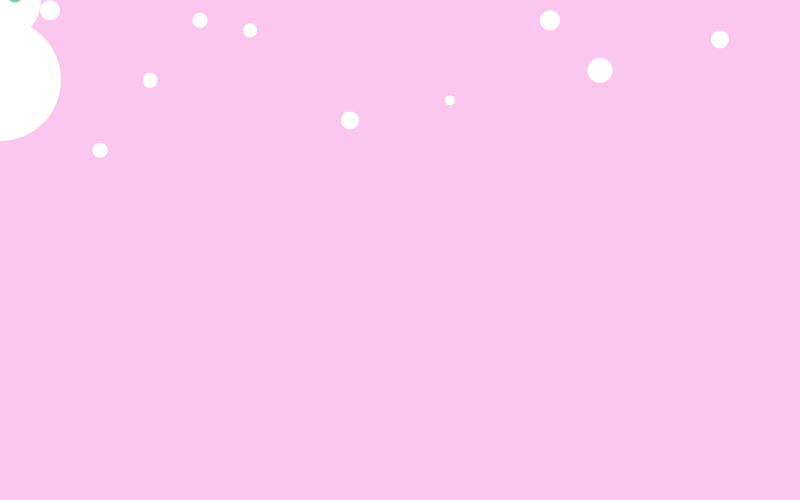
Frame 1 (no input)
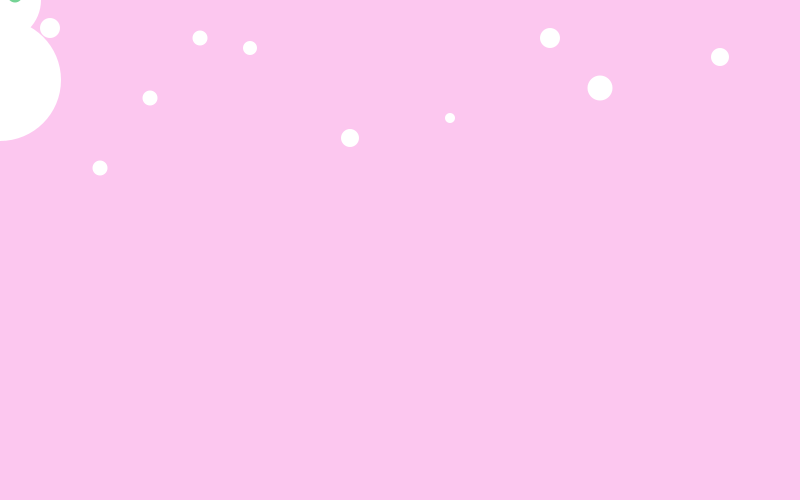
Frame 60 (the mouse pressed at the canvas centre just before this capture)
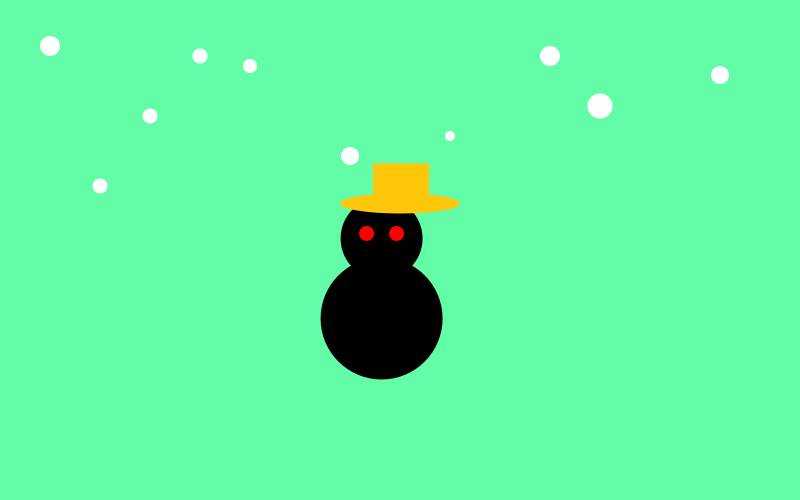
Frame 120 (the mouse held since frame 60 and released just before this capture)

The Processing sketch that drew these frames (run headless with seeded random() and noise(); from frame 60 on, the mouse is pressed at the canvas centre):

// Processing sketch: ballcontrol_1142701746
// ── ballcontrol_1142701746.pde
boolean hot;

float x;
float y;
float easing = 0.05;
float snow;
float speed=0.3;

void setup() {
  size(800, 500); 
  noStroke();  
}

void draw() { 
  background(99,252,167);
  
  if ((mouseX > 200) && (mouseX < 600) &&
    (mouseY > 150) && (mouseY < 450)) {
    background(99,252,167);//green
  } else {
    background(252,199,239);//pink
  }
  
   if (keyPressed == true) { 
    fill(19,42,185);
   triangle(400,50,100,220,700,220);
   fill(135,149,242);
   rect(150,220,500,200);
   }

if ((keyPressed == true) && ((key == 'S') || (key == 's'))){//snow
  fill(255);
  ellipse(100,200,15,15);
  ellipse(450,100,10,10);
  ellipse(600,400,25,25);
  ellipse(350,300,18,18);
  ellipse(200,470,15,15);
  ellipse(550,500,20,20);
  ellipse(150,220,15,15);
  ellipse(250,330,14,14);
 ellipse(50,420,20,20);
  ellipse(720,330,18,18);
}

fill(255);
snow=snow+speed;
 fill(255);
  ellipse(100,snow+150,15,15);
  ellipse(450,snow+100,10,10);
  ellipse(600,snow+70,25,25);
  ellipse(350,snow+120,18,18);
  ellipse(200,snow+20,15,15);
  ellipse(550,snow+20,20,20);
  ellipse(150,snow+80,15,15);
  ellipse(250,snow+30,14,14);
 ellipse(50,snow+10,20,20);
  ellipse(720,snow+39,18,18);

if(hot == true){
  textSize(42);
  fill(random(255),random(255),random(255));
  text("Hot~~",600,70);

}


  float ix = width - mouseX; // Inverse X
  float iy = height - mouseY; // Inverse Y
  float targetX = mouseX;  
  float dx = targetX - x;
  x += dx * easing;
  
  float targetY = mouseY; 
  float dy = targetY - y;
  y += dy * easing;
  if (mouseX < 400) {
  fill(255);
  ellipse(x, y+80, 122, 122); //bottom
  ellipse(x, y, 82, 82); //top
  fill(117,211,149);// green eyes
  }else{
    fill(0);
  ellipse(x, y+80, 122, 122); //bottom
  ellipse(x, y, 82, 82); //top
  fill(255,0,0);//red eyes
  }
ellipse(x-15,y-5,15,15);//eyes
ellipse(x+15,y-5,15,15);
 
fill(255,198,10);//hat
ellipse(ix,y-35,120,20);
rect(ix-27,y-75,56,35);

  if (mouseButton == LEFT) {//second snowman
    fill(247,232,110);
  ellipse(x,y+50,10,10);
  ellipse(x,y+68,10,10);
  ellipse(x,y+86,10,10);
}
if (mousePressed == true) {
    cursor(HAND); // Draw cursor as hand
  } else {
    cursor(CROSS);
}
}
void keyPressed(){
  if(key == CODED){
    if (keyCode == UP){
      hot = true;
    }
  }
}
